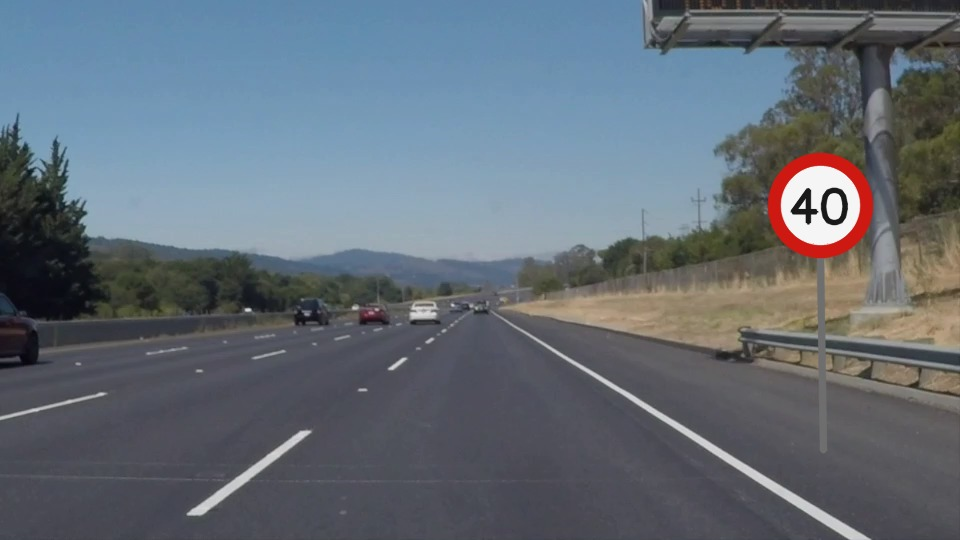
#> input picture exemplos_tp2/Aula_Formas_Keypoints_40_Independentes/dados/rua_01.jpg, 960 x 540 px; the run also reads 1 picture not shown here
$ python main.py
#> lines starting #> are read from the running program, lines starting #| are printed output that depends on the picture; after the words box and inside, x2 and y2 are one past the last pixel; in counts of white or black regions, pixels touching at a corner belong together
"""
EX3 - Item B: Harris, Shi-Tomasi e fluxo optico Lucas-Kanade (TP2).

Baseado nos exemplos independentes de
"exemplos_tp2/Aula_Formas_Keypoints_40_Independentes".
"""

from pathlib import Path
from time import perf_counter

import cv2
import numpy as np

ROOT = Path(__file__).resolve().parents[3]
EXEMPLOS = ROOT / "exemplos_tp2" / "Aula_Formas_Keypoints_40_Independentes"
DADOS = EXEMPLOS / "dados"
OUT = Path(__file__).resolve().parent / "resultados" / "main"
OUT.mkdir(parents=True, exist_ok=True)


def carregar(nome):
    caminho = DADOS / nome
    imagem = cv2.imdecode(np.fromfile(str(caminho), dtype=np.uint8), cv2.IMREAD_COLOR)
    if imagem is None:
        raise FileNotFoundError(f"Imagem ausente ou invalida: {caminho}")
    return imagem


def salvar(nome, imagem):
    arquivo = OUT / nome
    ok, dados = cv2.imencode(arquivo.suffix if arquivo.suffix else ".png", imagem)
    if not ok:
        raise OSError(f"Falha ao salvar imagem: {arquivo}")
    dados.tofile(str(arquivo))
    print("Imagem salva:", arquivo)
    return arquivo


def detectar_harris(img, max_pontos=200):
    gray = np.float32(cv2.cvtColor(img, cv2.COLOR_BGR2GRAY))
    t0 = perf_counter()
    r = cv2.cornerHarris(gray, blockSize=2, ksize=3, k=0.04)
    r = cv2.dilate(r, None)
    limite = float(r.max()) * 0.01
    coords = np.argwhere(r > limite)
    coords = sorted(coords, key=lambda yx: float(r[yx[0], yx[1]]), reverse=True)
    pontos = []
    for y, x in coords:
        if all((x - a) ** 2 + (y - b) ** 2 >= 7 ** 2 for a, b in pontos):
            pontos.append((int(x), int(y)))
            if len(pontos) >= max_pontos:
                break
    ms = (perf_counter() - t0) * 1000
    return pontos, ms


def detectar_shi(img, max_pontos=200, quality=0.01, distance=7):
    gray = cv2.cvtColor(img, cv2.COLOR_BGR2GRAY)
    t0 = perf_counter()
    pontos = cv2.goodFeaturesToTrack(gray, maxCorners=max_pontos,
                                    qualityLevel=quality, minDistance=distance,
                                    blockSize=7)
    ms = (perf_counter() - t0) * 1000
    if pontos is None:
        pontos = np.empty((0, 1, 2), np.float32)
    else:
        pontos = pontos.astype(np.float32)
    return pontos, ms


def desenhar_pontos(img, pontos, cor=(20, 240, 230)):
    vis = img.copy()
    pts = np.asarray(pontos).reshape(-1, 2)
    for x, y in pts:
        cv2.circle(vis, (round(float(x)), round(float(y))), 3, cor, -1, cv2.LINE_AA)
    return vis


def fluxo_lk(a, b, pontos=None, win=(21, 21), niveis=3):
    ga = cv2.cvtColor(a, cv2.COLOR_BGR2GRAY)
    gb = cv2.cvtColor(b, cv2.COLOR_BGR2GRAY)
    if pontos is None:
        pontos = cv2.goodFeaturesToTrack(ga, maxCorners=200, qualityLevel=0.01,
                                         minDistance=8, blockSize=7)
    if pontos is None or not len(pontos):
        return np.empty((0, 2)), np.empty((0, 2)), 0.0
    t0 = perf_counter()
    p1, status, erro = cv2.calcOpticalFlowPyrLK(
        ga, gb, pontos, None, winSize=win, maxLevel=niveis,
        criteria=(cv2.TERM_CRITERIA_EPS | cv2.TERM_CRITERIA_COUNT, 30, 0.01))
    ms = (perf_counter() - t0) * 1000
    if p1 is None:
        return np.empty((0, 2)), np.empty((0, 2)), ms
    mask = status.reshape(-1) == 1
    return pontos.reshape(-1, 2)[mask], p1.reshape(-1, 2)[mask], ms


def vetores(a, p0, p1):
    vis = a.copy()
    for (x, y), (u, v) in zip(p0, p1):
        cv2.arrowedLine(vis, (round(x), round(y)), (round(u), round(v)),
                         (0, 255, 255), 1, cv2.LINE_AA, tipLength=0.36)
        cv2.circle(vis, (round(x), round(y)), 2, (20, 20, 220), -1, cv2.LINE_AA)
    return vis


def main():
    # 1) Harris vs Shi-Tomasi em cena de trafego.
    img = carregar("rua_01.jpg")
#> in carregar, imagem is the input picture: shape (540, 960, 3); mean B, G, R 118.3, 108.6, 99.3
    pontos_harris, t_harris = detectar_harris(img, max_pontos=200)
#> in detectar_harris, `r = cv2.dilate(r, None)`:
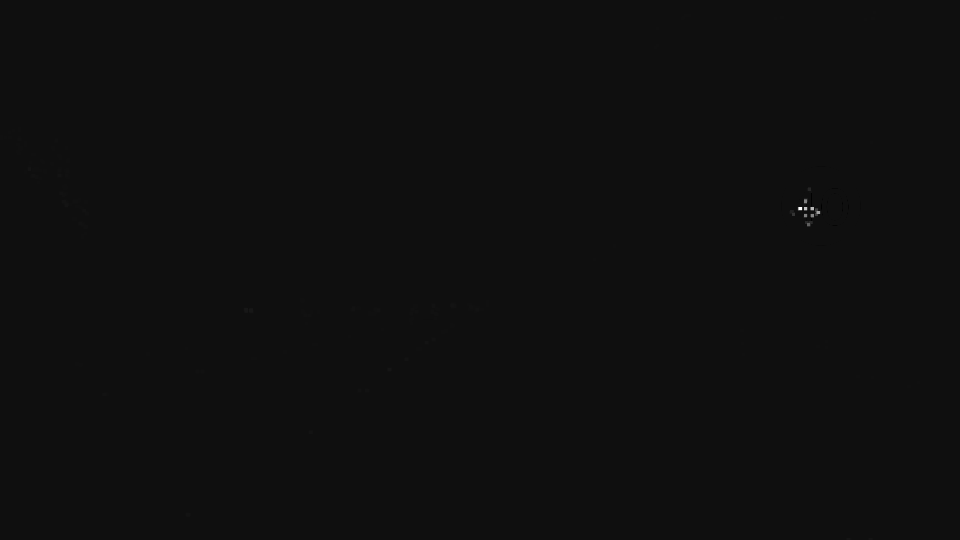
#> r: shape (540, 960) float32; min -14631561, max 223138112, mean 32134.8; drawn with min black and max white
#> in detectar_harris, `limite = float(r.max()) * 0.01`: limite = 2231381.1
#> in detectar_harris, `coords = np.argwhere(r > limite)`: coords = 548 pairs, first value 167 to 539, second value 28 to 872
#> the loop in detectar_harris, `for y, x in coords:` made 548 passes
#> (y, x) on passes 1 to 3: (207, 799), (207, 800), (207, 801)
#> after the loop in detectar_harris, `for y, x in coords:`: pontos = 33 pairs, first value 28 to 869, second value 168 to 538
#> pontos_harris has the same summary as pontos in detectar_harris; t_harris = 18.06
    pontos_shi, t_shi = detectar_shi(img, max_pontos=200)
#> in detectar_shi, `pontos = cv2.goodFeaturesToTrack(gray, maxCorners=max_pontos, qualityL..`: pontos = 200 rows, first 8: [803, 206], [817, 211], [793, 211], [808, 190], [803, 216], [808, 222], [808, 211], [830, 195]
#> pontos_shi has the same summary as pontos in detectar_shi; t_shi = 5.64

    print("Harris Corner Detector:")
    print(f"  keypoints={len(pontos_harris)}, tempo={t_harris:.2f} ms")
#|   keypoints=33, tempo=18.06 ms
    print("Shi-Tomasi (goodFeaturesToTrack):")
    print(f"  keypoints={len(pontos_shi)}, tempo={t_shi:.2f} ms")
#|   keypoints=200, tempo=5.64 ms

    vis_harris = desenhar_pontos(img, pontos_harris, cor=(0, 0, 255))
#> in desenhar_pontos, `pts = np.asarray(pontos).reshape(-1, 2)`: pts = 33 pairs, first value 28 to 869, second value 168 to 538
#> the loop in desenhar_pontos, `for x, y in pts:` made 33 passes
#> (x, y) on passes 1 to 12: (799, 207), (806, 207), (813, 207), (819, 211), (811, 214), (804, 214), (804, 200), (807, 223), (792, 213), (808, 188), (249, 309), (388, 368)
#> after the loop in desenhar_pontos, `for x, y in pts:`:
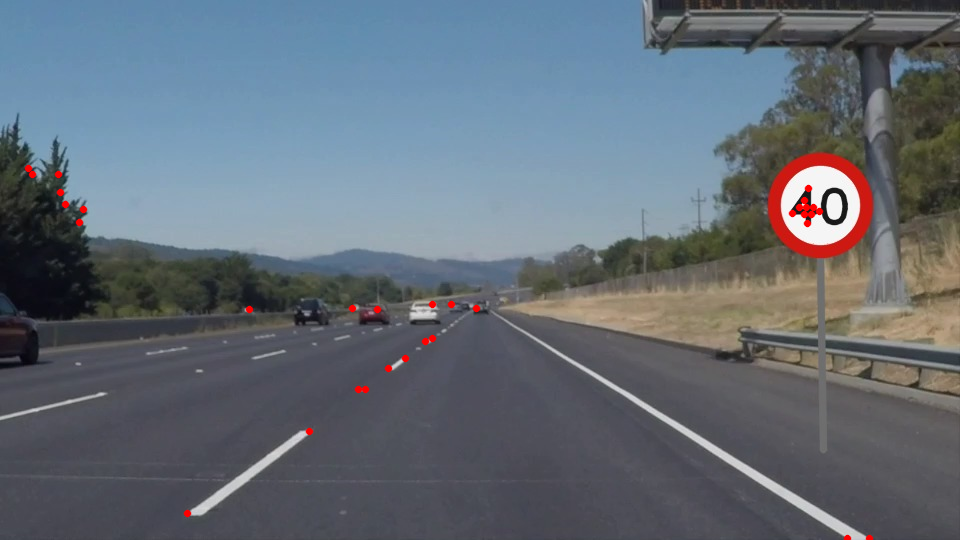
#> vis: shape (540, 960, 3); 0.35% of pixels changed, all inside (x1, y1, x2, y2) = (24, 164, 874, 540)
    vis_shi = desenhar_pontos(img, pontos_shi, cor=(0, 255, 0))
#> call 2 of desenhar_pontos, with pontos = array of shape (200, 1, 2), cor = (0, 255, 0)
#> in desenhar_pontos (call 2), `pts = np.asarray(pontos).reshape(-1, 2)`: pts = 200 pairs, first value 2 to 953, second value 5 to 538
#> the loop in desenhar_pontos (call 2), `for x, y in pts:` made 200 passes
#> after the loop in desenhar_pontos (call 2), `for x, y in pts:`:
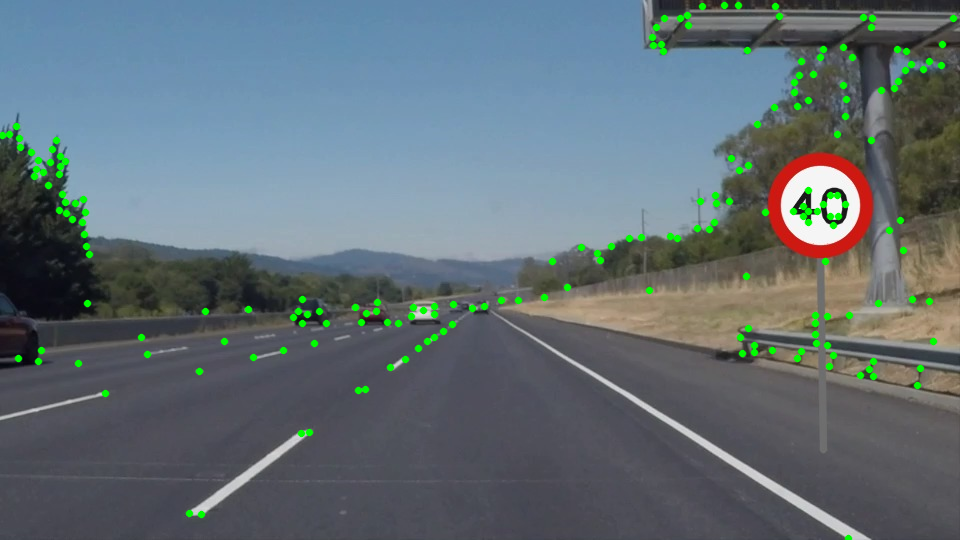
#> vis: shape (540, 960, 3); 2.18% of pixels changed, all inside (x1, y1, x2, y2) = (0, 1, 958, 540)
    salvar("harris_keypoints.png", vis_harris)
    salvar("shi_tomasi_keypoints.png", vis_shi)
    painel = np.hstack([cv2.resize(vis_harris, (420, 260)),
                        cv2.resize(vis_shi, (420, 260))])
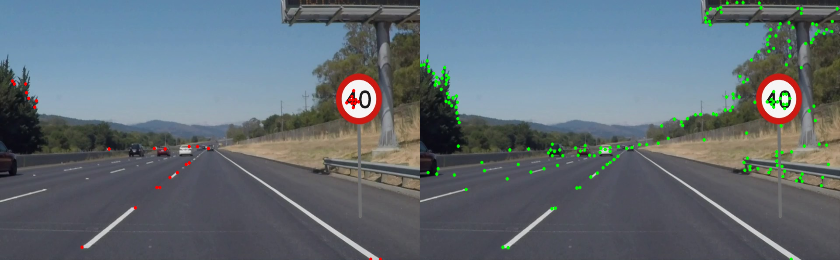
#> painel: shape (260, 840, 3); mean B, G, R 117.3, 109.6, 98.6
    salvar("painel_keypoints.png", painel)

    # 2) Fluxo optico Lucas-Kanade entre frames consecutivos.
    a = carregar("frame_00.png")
#> call 2 of carregar, with nome = 'frame_00.png'
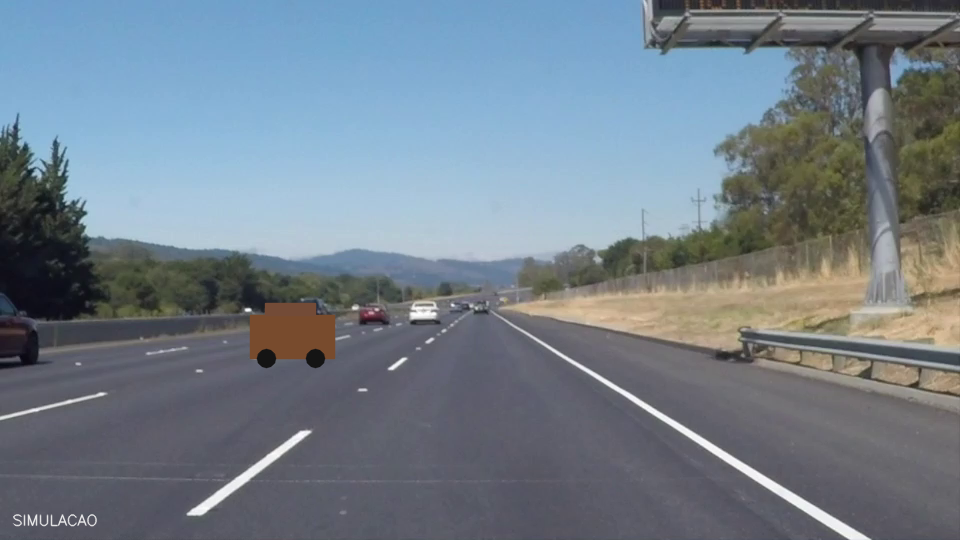
#> input picture exemplos_tp2/Aula_Formas_Keypoints_40_Independentes/dados/frame_00.png, 960 x 540 px
#> in carregar, imagem is the input picture: shape (540, 960, 3); mean B, G, R 138, 127.1, 115
    b = carregar("frame_01.png")
    p0, p1, t_lk = fluxo_lk(a, b, pontos=pontos_shi if len(pontos_shi) else None)
#> in fluxo_lk, `ga = cv2.cvtColor(a, cv2.COLOR_BGR2GRAY)`:
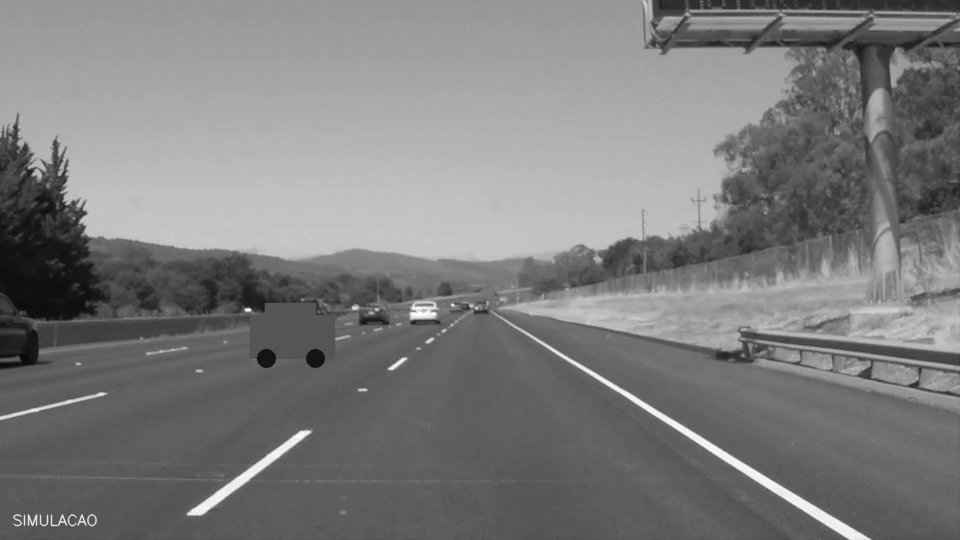
#> ga: shape (540, 960); min 6, max 255, mean 124.7
#> in fluxo_lk, `p1, status, erro = cv2.calcOpticalFlowPyrLK( ga, gb, pontos, None, win..`: p1 = 200 rows, first 8: [804.2, 206.4], [818.2, 211.4], [794.2, 211.4], [809.2, 190.3], [804.2, 216.4], [809.2, 222.3], [809.2, 211.4], [831.2, 195.3]; status = 200 values, max 1 at index 0, min 0 at index 69, mean 0.99; erro = 200 values, max 40.48 at index 171, min 0 at index 69, mean 2.31
#> p0 = 198 pairs, first value 2 to 953, second value 5 to 538; p1 = 198 pairs, first value 3.15 to 954.1, second value 5.31 to 532.9; t_lk = 3.45
    vis_fluxo = vetores(a, p0, p1)
#> the loop in vetores, `for (x, y), (u, v) in zip(p0, p1):` made 198 passes
#> (x, y, u, v) on passes 1 to 3: (803, 206, 804.2, 206.4), (817, 211, 818.2, 211.4), (793, 211, 794.2, 211.4)
#> after the loop in vetores, `for (x, y), (u, v) in zip(p0, p1):`:
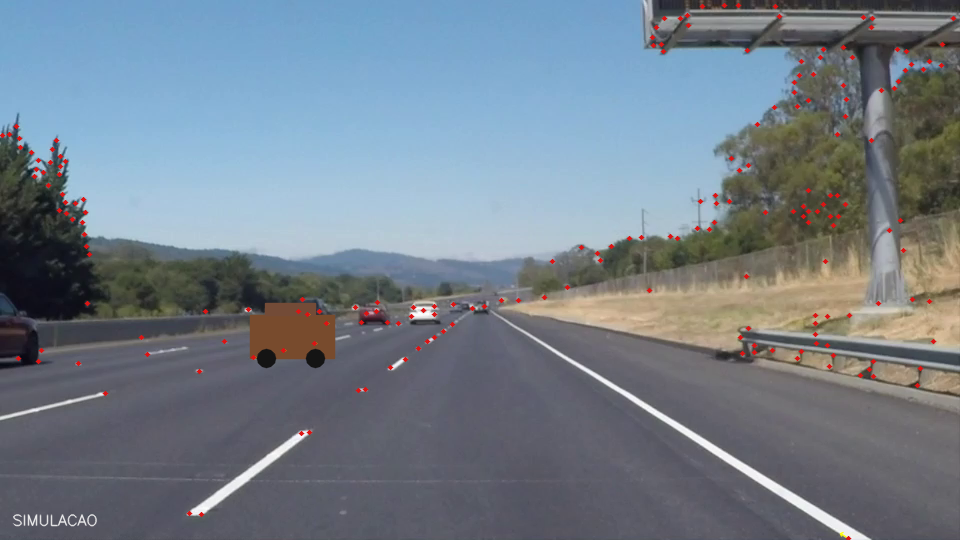
#> vis: shape (540, 960, 3); 1.04% of pixels changed, all inside (x1, y1, x2, y2) = (0, 3, 957, 540)
    print("\nFluxo optico Lucas-Kanade:")
    print(f"  pontos rastreados={len(p0)}, tempo={t_lk:.2f} ms")
#|   pontos rastreados=198, tempo=3.45 ms
    salvar("fluxo_optico_lk.png", vis_fluxo)

    # 3) Discussao de estimativa de velocidade relativa.
    # O fluxo optico fornece deslocamento em pixels/frame para pontos rastreados.
    # Com a calibracao intrinseca da camera, a distancia focal e a altura da
    # camera, pode-se converter deslocamento de pixels em movimento angular e,
    # combinado com profundidade (estereo, radar ou suposicao de plano do solo),
    # estimar velocidade relativa de obstaculos. Pontos com fluxo grande e
    # coerente indicam aproximacao rapida; a direcao do vetor indica movimento
    # relativo. Limitacoes: oclusao, iluminacao, textura pobre e movimento da
    # propria camera exigem compensacao egomotion e filtragem robusta.

    print("\nConclusao: Harris e Shi-Tomasi detectam keypoints; Shi-Tomasi alimenta "
          "LK para rastreamento. Fluxo optico permite estimar movimento relativo "
          "de obstaculos quando calibrado com profundidade e egomotion.")


if __name__ == "__main__":
    main()
    print("EX3 item B concluido em:", OUT)
